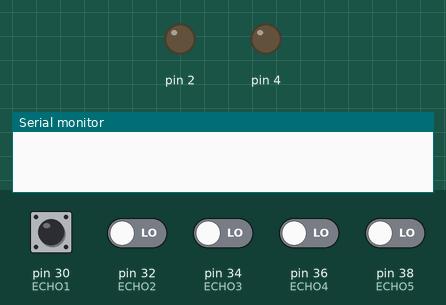
Bench run of a sketch on a simulated Arduino Uno, built with avr-gcc and run on an emulated ATmega328P. Parts: output pins drawn as LEDs (lit = HIGH), the last lines printed to the serial monitor. The test bench sets the inputs (shaded band); at power-on: pin 30 (ECHO1), pin 32 (ECHO2), pin 34 (ECHO3), pin 36 (ECHO4), pin 38 (ECHO5) LOW.

Above: at 0.1 s.
At 5.5 s:
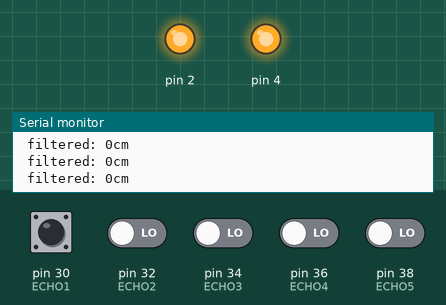
5.6 s: pin 30 (ECHO1) pulsed HIGH 5 times (0.12 s each, 0.3 s apart)
At 7.1 s:
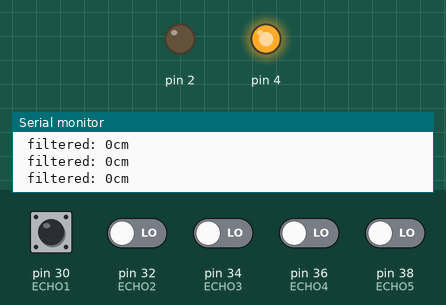
Timing chart, 0 to 10.1 s (numbered marks = the images above; inputs shaded):
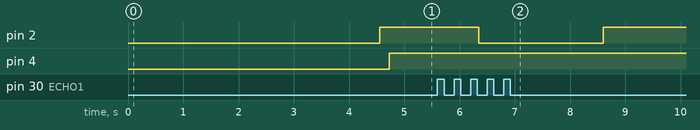

The sketch:

Spider_band.ino.ino
```cpp
//by Arshdeep Singh, Christian McClain, An Duong, and Luis Rascon


#include "SR04.h"
#include "pwm_speed.h"


// #define TRIG_PIN 52
// #define ECHO_PIN 50

#define ECHO1 30
#define TRIG1 31

#define ECHO2 32
#define TRIG2 33

#define ECHO3 34
#define TRIG3 35

#define ECHO4 36
#define TRIG4 37

#define ECHO5 38
#define TRIG5 39

#define PWM1 2
#define PWM2 4
#define PWM3 6
#define PWM4 8
#define PWM5 10


SR04 sensor1 = SR04(ECHO1,TRIG1);
SR04 sensor2 = SR04(ECHO2,TRIG2);
SR04 sensor3 = SR04(ECHO3,TRIG3);
SR04 sensor4 = SR04(ECHO4,TRIG4);
SR04 sensor5 = SR04(ECHO5,TRIG5);


#define MAX_DISTANCE 300
#define SAMPLES 5
//SR04 sensor2 = SR04(ECHO2, TRIG2);


long distance1[SAMPLES];
long distance2[SAMPLES];
long distance3[SAMPLES];
long distance4[SAMPLES];
long distance5[SAMPLES];

int IND1 = 0;
int IND2 = 0;
int IND3 = 0;
int IND4 = 0;
int IND5 = 0;


long filteredDist1;
long filteredDist2;
long filteredDist3;
long filteredDist4;
long filteredDist5;

void setup() {
  Serial.begin(9600);

  //Sensor 1 filter fill
  for(int i = 0; i < SAMPLES; i++)
  {
    distance1[i] = sensor1.Distance();
  }
  //Sensor 2 filter fill
  for(int i = 0; i < SAMPLES; i++)
  {
    distance2[i] = sensor2.Distance();
  }
  //Sensor 3 filter fill
  for(int i = 0; i < SAMPLES; i++)
  {
    distance3[i] = sensor3.Distance();
  }
  //Sensor 4 filter fill
  for(int i = 0; i < SAMPLES; i++)
  {
    distance4[i] = sensor4.Distance();
  }
  //Sensor 5 filter fill
  for(int i = 0; i < SAMPLES; i++)
  {
    distance5[i] = sensor5.Distance();
  }


}


//FILTERED DISTANCE 1
long filteredDistance1()
{
  distance1[IND1] = sensor1.Distance();
  IND1 = (IND1+1) % SAMPLES;

  long sum = 0;
  for(int l = 0; l < SAMPLES; l++)
  {
      sum += distance1[l];
  }

  long avg = sum / SAMPLES;

  return avg;
}

//FILTERED DISTANCE 2
long filteredDistance2()
{
  distance2[IND2] = sensor2.Distance();
  IND2 = (IND2+1) % SAMPLES;

  long sum = 0;
  for(int l = 0; l < SAMPLES; l++)
  {
      sum += distance2[l];
  }

  long avg = sum / SAMPLES;

  return avg;
}

//FILTERED DISTANCE 3
long filteredDistance3()
{
  distance3[IND3] = sensor3.Distance();
  IND3 = (IND3+1) % SAMPLES;

  long sum = 0;
  for(int l = 0; l < SAMPLES; l++)
  {
      sum += distance3[l];
  }

  long avg = sum / SAMPLES;

  return avg;
}

long filteredDistance4()
{
  distance4[IND4] = sensor4.Distance();
  IND4 = (IND4+1) % SAMPLES;

  long sum = 0;
  for(int l = 0; l < SAMPLES; l++)
  {
      sum += distance4[l];
  }

  long avg = sum / SAMPLES;

  return avg;
}

long filteredDistance5()
{
  distance5[IND5] = sensor5.Distance();
  IND5 = (IND5+1) % SAMPLES;

  long sum = 0;
  for(int l = 0; l < SAMPLES; l++)
  {
      sum += distance5[l];
  }

  long avg = sum / SAMPLES;

  return avg;
}


//max range for the sensor is 200centimeters
// void loop() {

//   int motorBlock = 0b00000;


//   //SENSOR 1 AND MOTOR 1 BLOCK
//   filteredDist1 = filteredDistance1();
//   if(filteredDist1 < MAX_DISTANCE)
//   {
//     Serial.print("\n filtered: ");
//     Serial.print(filteredDist1);
//     Serial.println("cm");

//     if(motorBlock == 0)
//     {
//       if(filteredDist1 < 30)
//       {
//         level3_speed(PWM1);
//       }
//       else if(filteredDist1 < 100)
//       {
//         level2_speed(PWM1);
//       }
//       else if(filteredDist1 < 150)
//       {
//         level1_speed(PWM1);
//       }
//       else
//       {
//         level0_speed(PWM1);
//       }
//       motorBlock = 0b00001;
//     }
//   }


//   // //SENSOR 2 AND MOTOR 2 BLOCK
//   filteredDist2 = filteredDistance2();
//   if(filteredDist2 < MAX_DISTANCE)
//   {
//     Serial.print("\n filtered: ");
//     Serial.print(filteredDist2);
//     Serial.println("cm");

//     if(motorBlock == 0)
//     {
//       if(filteredDist2 < 30)
//       {
//         level3_speed(PWM2);
//       }
//       else if(filteredDist2 < 100)
//       {
//         level2_speed(PWM2);
//       }
//       else if(filteredDist2 < 150)
//       {
//         level1_speed(PWM2);
//       }
//       else
//       {
//         level0_speed(PWM2);
//       }
//       motorBlock = 0b00010;
//     }
//   }


//   delay(100);


// }

void loop() {
  // SENSOR 1 ↔ MOTOR 1
  filteredDist1 = filteredDistance1();
  if (filteredDist1 < MAX_DISTANCE) {
    Serial.print("\n filtered: ");
    Serial.print(filteredDist1);
    Serial.println("cm");
    if (filteredDist1 < 30)       level3_speed(PWM1);
    else if (filteredDist1 < 100) level2_speed(PWM1);
    else if (filteredDist1 < 150) level1_speed(PWM1);
    else                          level0_speed(PWM1);
  } else {
    level0_speed(PWM1);
  }

  // SENSOR 2 ↔ MOTOR 2
  filteredDist2 = filteredDistance2();
  if (filteredDist2 < MAX_DISTANCE) {
    Serial.print("\n filtered: ");
    Serial.print(filteredDist2);
    Serial.println("cm");
    if (filteredDist2 < 30)       level3_speed(PWM2);
    else if (filteredDist2 < 100) level2_speed(PWM2);
    else if (filteredDist2 < 150) level1_speed(PWM2);
    else                          level0_speed(PWM2);
  } else {
    level0_speed(PWM2);
  }

  delay(100);
}
```

SR04.cpp
```cpp
#include "SR04.h"

SR04::SR04(int echoPin, int triggerPin) {
    _echoPin = echoPin;
    _triggerPin = triggerPin;
    pinMode(_echoPin, INPUT);
    pinMode(_triggerPin, OUTPUT);
    _autoMode = false;
    _distance = 999;
}


long SR04::Distance() {
    long d = 0;
    _duration = 0;
    digitalWrite(_triggerPin, LOW);
    delayMicroseconds(2);
    digitalWrite(_triggerPin, HIGH);
    delayMicroseconds(10);
    digitalWrite(_triggerPin, LOW);
    delayMicroseconds(2);
    _duration = pulseIn(_echoPin, HIGH, PULSE_TIMEOUT);
    d = MicrosecondsToCentimeter(_duration);
    delay(25);
    return d;
}


long SR04::MicrosecondsToCentimeter(long duration) {
    long d = (duration * 100) / 5882;
    //d = (d == 0)?999:d;
    return d;
}
```

SR04.h
```cpp
#ifndef SR04_H
#define SR04_H

#if defined(ARDUINO) && ARDUINO >= 100
	#include "Arduino.h"
#else
	#include "WProgram.h"
#endif
//#include "pins_arduino.h"

#include <inttypes.h>

#define PULSE_TIMEOUT 150000L	// 100ms
#define DEFAULT_DELAY 10
#define DEFAULT_PINGS 5
class SR04 {
public:

	SR04(int echoPin, int triggerPin);


	long Distance();


private:
	long MicrosecondsToCentimeter(long duration);

	long _currentDistance;
	int _echoPin, _triggerPin;
	long _duration, _distance;
	bool _autoMode;
};
#endif
```

pwm_speed.cpp
```cpp
#include <Arduino.h>
#include "pwm_speed.h"

void level0_speed(int pin)
{
    analogWrite(pin, 0);
}

void level1_speed(int pin)
{
    analogWrite(pin, 75);
}

void level2_speed(int pin)
{
    analogWrite(pin, 153);
}

void level3_speed(int pin)
{
    analogWrite(pin, 255);
}
```

pwm_speed.h
```cpp
#ifndef PWM_SPEED_H
#define PWM_SPEED_H

void level0_speed(int pin);
void level1_speed(int pin);
void level2_speed(int pin);
void level3_speed(int pin);


#endif // PWM_SPEED_H
```

Measured:
- after the input at 5.6 s, pin 2: HIGH → LOW after 0.75 s, → HIGH 2.3 s later
